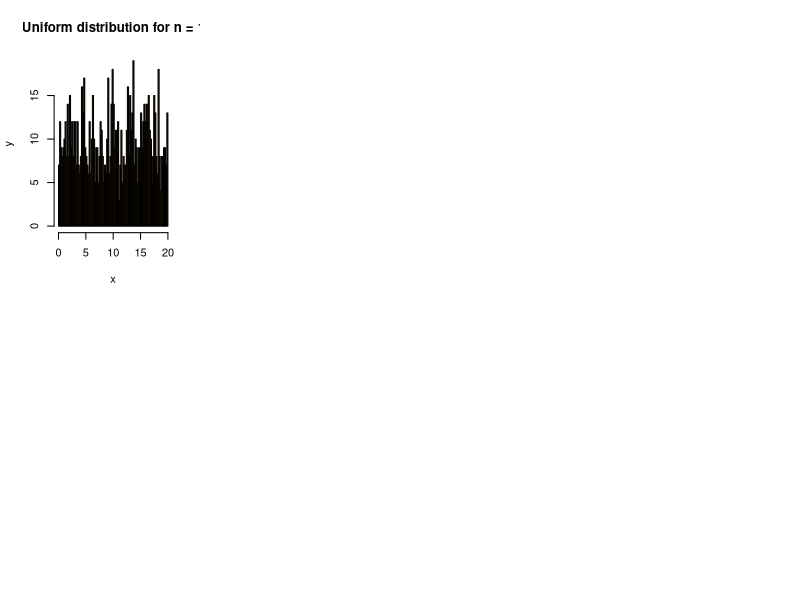

Reproduce this figure in R. (Note: this script raises an error after producing the figure.)
CLT_uniform <- function(samples, n, min, max) {
  v <- c()
  for (i in 1:samples) {
    vi <- runif(n, min, max)
    v <- c(v, mean(vi))
  }
  v
}

CLT_binomial <- function(samples, n, size, probability) {
  v <- c()
  for (i in 1:samples) {
    vi <- rbinom(n, size, probability)
    v <- c(v, mean(vi))
  }
  v
}

samples <- 1000
n <- c(1, 5, 10, 100)
min <- 0
max <- 20
size <- 20
probability <- 0.1

par(mfrow = c(2, 4))
hist(CLT_uniform(samples, n[1], min, max), breaks = 100, col = "orange", xlab = 'x', ylab = 'y',
     main = paste0("Uniform distribution for n = ", n[1]))
hist(CLT_uniform(samples, n[2], min, max), breaks = 100, col = "violet", xlab = 'x', ylab = 'y',
     main = paste0("Uniform distribution for n = ", n[2]), breaks = 100)
hist(CLT_uniform(samples, n[3], min, max), breaks = 100, col = "green", xlab = 'x', ylab = 'y',
     main = paste0("Uniform distribution for n = ", n[3]), breaks = 100)
hist(CLT_uniform(samples, n[4], min, max), breaks = 100, col = "yellow", xlab = 'x', ylab = 'y',
     main = paste0("Uniform distribution for n = ", n[4]), breaks = 100)
hist(CLT_binomial(samples, n[1], size, probability), breaks = 100, col = "orange", xlab = 'x', ylab = 'y',
     main = paste0("Binomial distribution for n = ", n[1]), breaks = 100)
hist(CLT_binomial(samples, n[2], size, probability), breaks = 100, col = "violet", xlab = 'x', ylab = 'y',
     main = paste0("Binomial distribution for n = ", n[2]), breaks = 100)
hist(CLT_binomial(samples, n[3], size, probability), breaks = 100, col = "green", xlab = 'x', ylab = 'y',
     main = paste0("Binomial distribution for n = ", n[3]), breaks = 100)
hist(CLT_binomial(samples, n[4], size, probability), breaks = 100, col = "yellow", xlab = 'x', ylab = 'y',
     main = paste0("Binomial distribution for n = ", n[4]), breaks = 100)
